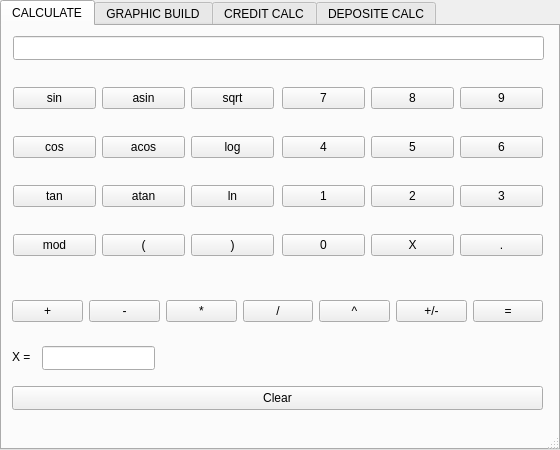
<?xml version="1.0" encoding="UTF-8"?>
<ui version="4.0">
 <class>MainWindow</class>
 <widget class="QMainWindow" name="MainWindow">
  <property name="enabled">
   <bool>true</bool>
  </property>
  <property name="geometry">
   <rect>
    <x>0</x>
    <y>0</y>
    <width>560</width>
    <height>450</height>
   </rect>
  </property>
  <property name="minimumSize">
   <size>
    <width>560</width>
    <height>450</height>
   </size>
  </property>
  <property name="maximumSize">
   <size>
    <width>560</width>
    <height>450</height>
   </size>
  </property>
  <property name="windowTitle">
   <string>Smart Calculator v1.0</string>
  </property>
  <property name="autoFillBackground">
   <bool>true</bool>
  </property>
  <widget class="QWidget" name="centralwidget">
   <property name="enabled">
    <bool>true</bool>
   </property>
   <property name="minimumSize">
    <size>
     <width>560</width>
     <height>450</height>
    </size>
   </property>
   <property name="maximumSize">
    <size>
     <width>560</width>
     <height>450</height>
    </size>
   </property>
   <property name="baseSize">
    <size>
     <width>560</width>
     <height>450</height>
    </size>
   </property>
   <property name="palette">
    <palette>
     <active/>
     <inactive/>
     <disabled/>
    </palette>
   </property>
   <widget class="QTabWidget" name="tabWidget">
    <property name="geometry">
     <rect>
      <x>0</x>
      <y>0</y>
      <width>560</width>
      <height>450</height>
     </rect>
    </property>
    <property name="currentIndex">
     <number>0</number>
    </property>
    <widget class="QWidget" name="tab">
     <attribute name="title">
      <string>CALCULATE</string>
     </attribute>
     <widget class="QLabel" name="label">
      <property name="geometry">
       <rect>
        <x>10</x>
        <y>320</y>
        <width>21</width>
        <height>21</height>
       </rect>
      </property>
      <property name="text">
       <string>X =</string>
      </property>
     </widget>
     <widget class="QPushButton" name="pushButton_28">
      <property name="geometry">
       <rect>
        <x>10</x>
        <y>360</y>
        <width>531</width>
        <height>24</height>
       </rect>
      </property>
      <property name="text">
       <string>Clear</string>
      </property>
     </widget>
     <widget class="QWidget" name="horizontalLayoutWidget">
      <property name="geometry">
       <rect>
        <x>10</x>
        <y>260</y>
        <width>531</width>
        <height>51</height>
       </rect>
      </property>
      <layout class="QHBoxLayout" name="horizontalLayout">
       <property name="sizeConstraint">
        <enum>QLayout::SetDefaultConstraint</enum>
       </property>
       <item>
        <widget class="QPushButton" name="pushButton_23">
         <property name="text">
          <string>+</string>
         </property>
        </widget>
       </item>
       <item>
        <widget class="QPushButton" name="pushButton_24">
         <property name="text">
          <string>-</string>
         </property>
        </widget>
       </item>
       <item>
        <widget class="QPushButton" name="pushButton_25">
         <property name="text">
          <string>*</string>
         </property>
        </widget>
       </item>
       <item>
        <widget class="QPushButton" name="pushButton_26">
         <property name="text">
          <string>/</string>
         </property>
        </widget>
       </item>
       <item>
        <widget class="QPushButton" name="pushButton_22">
         <property name="text">
          <string>^</string>
         </property>
        </widget>
       </item>
       <item>
        <widget class="QPushButton" name="pushButton_31">
         <property name="text">
          <string>+/-</string>
         </property>
        </widget>
       </item>
       <item>
        <widget class="QPushButton" name="pushButton_27">
         <property name="text">
          <string>=</string>
         </property>
        </widget>
       </item>
      </layout>
     </widget>
     <widget class="QWidget" name="gridLayoutWidget">
      <property name="geometry">
       <rect>
        <x>280</x>
        <y>40</y>
        <width>261</width>
        <height>211</height>
       </rect>
      </property>
      <layout class="QGridLayout" name="gridLayout">
       <item row="2" column="2">
        <widget class="QPushButton" name="pushButton_9">
         <property name="text">
          <string>3</string>
         </property>
        </widget>
       </item>
       <item row="1" column="1">
        <widget class="QPushButton" name="pushButton_5">
         <property name="text">
          <string>5</string>
         </property>
        </widget>
       </item>
       <item row="0" column="0">
        <widget class="QPushButton" name="pushButton_3">
         <property name="text">
          <string>7</string>
         </property>
        </widget>
       </item>
       <item row="2" column="0">
        <widget class="QPushButton" name="pushButton">
         <property name="text">
          <string>1</string>
         </property>
        </widget>
       </item>
       <item row="0" column="1">
        <widget class="QPushButton" name="pushButton_4">
         <property name="text">
          <string>8</string>
         </property>
        </widget>
       </item>
       <item row="3" column="2">
        <widget class="QPushButton" name="pushButton_11">
         <property name="text">
          <string>.</string>
         </property>
        </widget>
       </item>
       <item row="1" column="2">
        <widget class="QPushButton" name="pushButton_8">
         <property name="text">
          <string>6</string>
         </property>
        </widget>
       </item>
       <item row="0" column="2">
        <widget class="QPushButton" name="pushButton_7">
         <property name="text">
          <string>9</string>
         </property>
        </widget>
       </item>
       <item row="1" column="0">
        <widget class="QPushButton" name="pushButton_2">
         <property name="text">
          <string>4</string>
         </property>
        </widget>
       </item>
       <item row="2" column="1">
        <widget class="QPushButton" name="pushButton_6">
         <property name="text">
          <string>2</string>
         </property>
        </widget>
       </item>
       <item row="3" column="0">
        <widget class="QPushButton" name="pushButton_10">
         <property name="text">
          <string>0</string>
         </property>
        </widget>
       </item>
       <item row="3" column="1">
        <widget class="QPushButton" name="pushButton_32">
         <property name="text">
          <string>X</string>
         </property>
        </widget>
       </item>
      </layout>
     </widget>
     <widget class="QLineEdit" name="lineEdit_2">
      <property name="geometry">
       <rect>
        <x>40</x>
        <y>320</y>
        <width>113</width>
        <height>24</height>
       </rect>
      </property>
     </widget>
     <widget class="QLineEdit" name="lineEdit">
      <property name="geometry">
       <rect>
        <x>11</x>
        <y>10</y>
        <width>531</width>
        <height>24</height>
       </rect>
      </property>
      <property name="inputMethodHints">
       <set>Qt::ImhNone</set>
      </property>
      <property name="inputMask">
       <string/>
      </property>
      <property name="text">
       <string/>
      </property>
      <property name="alignment">
       <set>Qt::AlignRight|Qt::AlignTrailing|Qt::AlignVCenter</set>
      </property>
     </widget>
     <widget class="QWidget" name="gridLayoutWidget_2">
      <property name="geometry">
       <rect>
        <x>11</x>
        <y>40</y>
        <width>261</width>
        <height>211</height>
       </rect>
      </property>
      <layout class="QGridLayout" name="gridLayout_2">
       <item row="1" column="1">
        <widget class="QPushButton" name="pushButton_16">
         <property name="text">
          <string>acos</string>
         </property>
        </widget>
       </item>
       <item row="4" column="2">
        <widget class="QPushButton" name="pushButton_30">
         <property name="text">
          <string>)</string>
         </property>
        </widget>
       </item>
       <item row="0" column="2">
        <widget class="QPushButton" name="pushButton_14">
         <property name="text">
          <string>sqrt</string>
         </property>
        </widget>
       </item>
       <item row="4" column="0">
        <widget class="QPushButton" name="pushButton_21">
         <property name="text">
          <string>mod</string>
         </property>
        </widget>
       </item>
       <item row="1" column="0">
        <widget class="QPushButton" name="pushButton_15">
         <property name="text">
          <string>cos</string>
         </property>
        </widget>
       </item>
       <item row="0" column="0">
        <widget class="QPushButton" name="pushButton_12">
         <property name="text">
          <string>sin</string>
         </property>
        </widget>
       </item>
       <item row="2" column="0">
        <widget class="QPushButton" name="pushButton_18">
         <property name="text">
          <string>tan</string>
         </property>
        </widget>
       </item>
       <item row="2" column="2">
        <widget class="QPushButton" name="pushButton_20">
         <property name="text">
          <string>ln</string>
         </property>
        </widget>
       </item>
       <item row="0" column="1">
        <widget class="QPushButton" name="pushButton_13">
         <property name="text">
          <string>asin</string>
         </property>
        </widget>
       </item>
       <item row="1" column="2">
        <widget class="QPushButton" name="pushButton_17">
         <property name="text">
          <string>log</string>
         </property>
        </widget>
       </item>
       <item row="2" column="1">
        <widget class="QPushButton" name="pushButton_19">
         <property name="text">
          <string>atan</string>
         </property>
        </widget>
       </item>
       <item row="4" column="1">
        <widget class="QPushButton" name="pushButton_29">
         <property name="text">
          <string>(</string>
         </property>
        </widget>
       </item>
      </layout>
     </widget>
    </widget>
    <widget class="QWidget" name="tab_2">
     <attribute name="title">
      <string>GRAPHIC BUILD</string>
     </attribute>
     <widget class="QPushButton" name="pushButton_33">
      <property name="geometry">
       <rect>
        <x>420</x>
        <y>320</y>
        <width>61</width>
        <height>61</height>
       </rect>
      </property>
      <property name="font">
       <font>
        <italic>false</italic>
        <bold>true</bold>
        <kerning>false</kerning>
       </font>
      </property>
      <property name="acceptDrops">
       <bool>true</bool>
      </property>
      <property name="text">
       <string>GET IT!!!</string>
      </property>
     </widget>
     <widget class="QLineEdit" name="lineEdit_3">
      <property name="geometry">
       <rect>
        <x>420</x>
        <y>30</y>
        <width>130</width>
        <height>24</height>
       </rect>
      </property>
     </widget>
     <widget class="QLabel" name="label_2">
      <property name="geometry">
       <rect>
        <x>430</x>
        <y>10</y>
        <width>111</width>
        <height>16</height>
       </rect>
      </property>
      <property name="text">
       <string>Enter a func here!</string>
      </property>
     </widget>
     <widget class="QLabel" name="label_3">
      <property name="geometry">
       <rect>
        <x>420</x>
        <y>60</y>
        <width>121</width>
        <height>51</height>
       </rect>
      </property>
      <property name="acceptDrops">
       <bool>false</bool>
      </property>
      <property name="layoutDirection">
       <enum>Qt::LeftToRight</enum>
      </property>
      <property name="text">
       <string> Scope X (-1000000...1000000) From</string>
      </property>
      <property name="textFormat">
       <enum>Qt::AutoText</enum>
      </property>
      <property name="scaledContents">
       <bool>false</bool>
      </property>
      <property name="alignment">
       <set>Qt::AlignCenter</set>
      </property>
      <property name="wordWrap">
       <bool>true</bool>
      </property>
      <property name="margin">
       <number>1</number>
      </property>
     </widget>
     <widget class="QLineEdit" name="lineEdit_4">
      <property name="geometry">
       <rect>
        <x>420</x>
        <y>110</y>
        <width>130</width>
        <height>24</height>
       </rect>
      </property>
     </widget>
     <widget class="QLineEdit" name="lineEdit_5">
      <property name="geometry">
       <rect>
        <x>420</x>
        <y>230</y>
        <width>130</width>
        <height>24</height>
       </rect>
      </property>
     </widget>
     <widget class="QLabel" name="label_4">
      <property name="geometry">
       <rect>
        <x>430</x>
        <y>190</y>
        <width>111</width>
        <height>41</height>
       </rect>
      </property>
      <property name="text">
       <string>Range                                       X</string>
      </property>
      <property name="alignment">
       <set>Qt::AlignCenter</set>
      </property>
      <property name="wordWrap">
       <bool>true</bool>
      </property>
      <property name="margin">
       <number>1</number>
      </property>
     </widget>
     <widget class="QLineEdit" name="lineEdit_6">
      <property name="geometry">
       <rect>
        <x>420</x>
        <y>160</y>
        <width>130</width>
        <height>24</height>
       </rect>
      </property>
     </widget>
     <widget class="QLabel" name="label_5">
      <property name="geometry">
       <rect>
        <x>470</x>
        <y>140</y>
        <width>61</width>
        <height>20</height>
       </rect>
      </property>
      <property name="text">
       <string>To</string>
      </property>
     </widget>
     <widget class="QLineEdit" name="lineEdit_7">
      <property name="geometry">
       <rect>
        <x>420</x>
        <y>280</y>
        <width>130</width>
        <height>24</height>
       </rect>
      </property>
     </widget>
     <widget class="QLabel" name="label_6">
      <property name="geometry">
       <rect>
        <x>480</x>
        <y>260</y>
        <width>49</width>
        <height>16</height>
       </rect>
      </property>
      <property name="text">
       <string>Y</string>
      </property>
     </widget>
     <widget class="QCustomPlot" name="widget" native="true">
      <property name="geometry">
       <rect>
        <x>9</x>
        <y>9</y>
        <width>401</width>
        <height>381</height>
       </rect>
      </property>
     </widget>
     <widget class="QPushButton" name="pushButton_34">
      <property name="geometry">
       <rect>
        <x>490</x>
        <y>330</y>
        <width>51</width>
        <height>41</height>
       </rect>
      </property>
      <property name="text">
       <string>CLEAR</string>
      </property>
     </widget>
    </widget>
    <widget class="QWidget" name="tab_3">
     <attribute name="title">
      <string>CREDIT CALC</string>
     </attribute>
     <widget class="QFrame" name="frame">
      <property name="geometry">
       <rect>
        <x>420</x>
        <y>30</y>
        <width>121</width>
        <height>111</height>
       </rect>
      </property>
      <property name="frameShape">
       <enum>QFrame::StyledPanel</enum>
      </property>
      <property name="frameShadow">
       <enum>QFrame::Raised</enum>
      </property>
      <widget class="QLabel" name="label_10">
       <property name="geometry">
        <rect>
         <x>10</x>
         <y>10</y>
         <width>49</width>
         <height>16</height>
        </rect>
       </property>
       <property name="text">
        <string>Type</string>
       </property>
      </widget>
      <widget class="QRadioButton" name="radioButton">
       <property name="geometry">
        <rect>
         <x>10</x>
         <y>40</y>
         <width>91</width>
         <height>22</height>
        </rect>
       </property>
       <property name="text">
        <string>Annuity</string>
       </property>
       <property name="checked">
        <bool>true</bool>
       </property>
      </widget>
      <widget class="QRadioButton" name="radioButton_2">
       <property name="geometry">
        <rect>
         <x>10</x>
         <y>70</y>
         <width>91</width>
         <height>22</height>
        </rect>
       </property>
       <property name="text">
        <string>Differentiated</string>
       </property>
      </widget>
     </widget>
     <widget class="QFrame" name="frame_2">
      <property name="geometry">
       <rect>
        <x>330</x>
        <y>30</y>
        <width>81</width>
        <height>111</height>
       </rect>
      </property>
      <property name="frameShape">
       <enum>QFrame::StyledPanel</enum>
      </property>
      <property name="frameShadow">
       <enum>QFrame::Raised</enum>
      </property>
      <widget class="QLabel" name="label_9">
       <property name="geometry">
        <rect>
         <x>10</x>
         <y>10</y>
         <width>49</width>
         <height>16</height>
        </rect>
       </property>
       <property name="text">
        <string>Rate, %</string>
       </property>
      </widget>
      <widget class="QLineEdit" name="lineEdit_8">
       <property name="geometry">
        <rect>
         <x>10</x>
         <y>40</y>
         <width>51</width>
         <height>24</height>
        </rect>
       </property>
      </widget>
     </widget>
     <widget class="QFrame" name="frame_3">
      <property name="geometry">
       <rect>
        <x>220</x>
        <y>30</y>
        <width>101</width>
        <height>111</height>
       </rect>
      </property>
      <property name="frameShape">
       <enum>QFrame::StyledPanel</enum>
      </property>
      <property name="frameShadow">
       <enum>QFrame::Raised</enum>
      </property>
      <widget class="QLabel" name="label_8">
       <property name="geometry">
        <rect>
         <x>10</x>
         <y>10</y>
         <width>81</width>
         <height>16</height>
        </rect>
       </property>
       <property name="text">
        <string>Term, months</string>
       </property>
      </widget>
      <widget class="QLineEdit" name="lineEdit_9">
       <property name="geometry">
        <rect>
         <x>10</x>
         <y>40</y>
         <width>71</width>
         <height>24</height>
        </rect>
       </property>
      </widget>
     </widget>
     <widget class="QFrame" name="frame_4">
      <property name="geometry">
       <rect>
        <x>20</x>
        <y>30</y>
        <width>191</width>
        <height>111</height>
       </rect>
      </property>
      <property name="frameShape">
       <enum>QFrame::StyledPanel</enum>
      </property>
      <property name="frameShadow">
       <enum>QFrame::Raised</enum>
      </property>
      <widget class="QLabel" name="label_7">
       <property name="geometry">
        <rect>
         <x>10</x>
         <y>10</y>
         <width>61</width>
         <height>16</height>
        </rect>
       </property>
       <property name="text">
        <string>Amount, $</string>
       </property>
      </widget>
      <widget class="QLineEdit" name="lineEdit_10">
       <property name="geometry">
        <rect>
         <x>10</x>
         <y>40</y>
         <width>171</width>
         <height>24</height>
        </rect>
       </property>
      </widget>
     </widget>
     <widget class="QFrame" name="frame_5">
      <property name="geometry">
       <rect>
        <x>19</x>
        <y>170</y>
        <width>171</width>
        <height>80</height>
       </rect>
      </property>
      <property name="frameShape">
       <enum>QFrame::StyledPanel</enum>
      </property>
      <property name="frameShadow">
       <enum>QFrame::Raised</enum>
      </property>
      <widget class="QLabel" name="label_11">
       <property name="geometry">
        <rect>
         <x>10</x>
         <y>10</y>
         <width>81</width>
         <height>16</height>
        </rect>
       </property>
       <property name="text">
        <string>Monthly fee</string>
       </property>
      </widget>
      <widget class="QLineEdit" name="lineEdit_11">
       <property name="geometry">
        <rect>
         <x>10</x>
         <y>40</y>
         <width>151</width>
         <height>24</height>
        </rect>
       </property>
      </widget>
     </widget>
     <widget class="QFrame" name="frame_6">
      <property name="geometry">
       <rect>
        <x>200</x>
        <y>170</y>
        <width>171</width>
        <height>80</height>
       </rect>
      </property>
      <property name="frameShape">
       <enum>QFrame::StyledPanel</enum>
      </property>
      <property name="frameShadow">
       <enum>QFrame::Raised</enum>
      </property>
      <widget class="QLabel" name="label_12">
       <property name="geometry">
        <rect>
         <x>10</x>
         <y>10</y>
         <width>81</width>
         <height>16</height>
        </rect>
       </property>
       <property name="text">
        <string>Overpayment</string>
       </property>
      </widget>
      <widget class="QLineEdit" name="lineEdit_12">
       <property name="geometry">
        <rect>
         <x>10</x>
         <y>40</y>
         <width>151</width>
         <height>24</height>
        </rect>
       </property>
      </widget>
     </widget>
     <widget class="QFrame" name="frame_7">
      <property name="geometry">
       <rect>
        <x>379</x>
        <y>170</y>
        <width>161</width>
        <height>80</height>
       </rect>
      </property>
      <property name="frameShape">
       <enum>QFrame::StyledPanel</enum>
      </property>
      <property name="frameShadow">
       <enum>QFrame::Raised</enum>
      </property>
      <widget class="QLabel" name="label_13">
       <property name="geometry">
        <rect>
         <x>10</x>
         <y>10</y>
         <width>49</width>
         <height>16</height>
        </rect>
       </property>
       <property name="text">
        <string>Total</string>
       </property>
      </widget>
      <widget class="QLineEdit" name="lineEdit_13">
       <property name="geometry">
        <rect>
         <x>10</x>
         <y>40</y>
         <width>141</width>
         <height>24</height>
        </rect>
       </property>
      </widget>
     </widget>
     <widget class="QPushButton" name="pushButton_35">
      <property name="geometry">
       <rect>
        <x>150</x>
        <y>280</y>
        <width>241</width>
        <height>91</height>
       </rect>
      </property>
      <property name="font">
       <font>
        <bold>true</bold>
       </font>
      </property>
      <property name="text">
       <string>GET THE CREDIT SLAVERY!!!</string>
      </property>
     </widget>
     <widget class="QPushButton" name="pushButton_36">
      <property name="geometry">
       <rect>
        <x>430</x>
        <y>280</y>
        <width>61</width>
        <height>51</height>
       </rect>
      </property>
      <property name="text">
       <string>Clear</string>
      </property>
     </widget>
    </widget>
    <widget class="QWidget" name="tab_4">
     <attribute name="title">
      <string>DEPOSITE CALC</string>
     </attribute>
     <widget class="QLabel" name="label_14">
      <property name="geometry">
       <rect>
        <x>120</x>
        <y>140</y>
        <width>351</width>
        <height>91</height>
       </rect>
      </property>
      <property name="font">
       <font>
        <pointsize>16</pointsize>
        <bold>true</bold>
       </font>
      </property>
      <property name="text">
       <string>NOT IMPLEMENTED YET!!!!!</string>
      </property>
     </widget>
    </widget>
   </widget>
  </widget>
  <widget class="QStatusBar" name="statusbar"/>
  <widget class="QMenuBar" name="menubar">
   <property name="geometry">
    <rect>
     <x>0</x>
     <y>0</y>
     <width>560</width>
     <height>22</height>
    </rect>
   </property>
  </widget>
 </widget>
 <customwidgets>
  <customwidget>
   <class>QCustomPlot</class>
   <extends>QWidget</extends>
   <header>plot/qcustomplot.h</header>
   <container>1</container>
  </customwidget>
 </customwidgets>
 <resources/>
 <connections/>
</ui>
